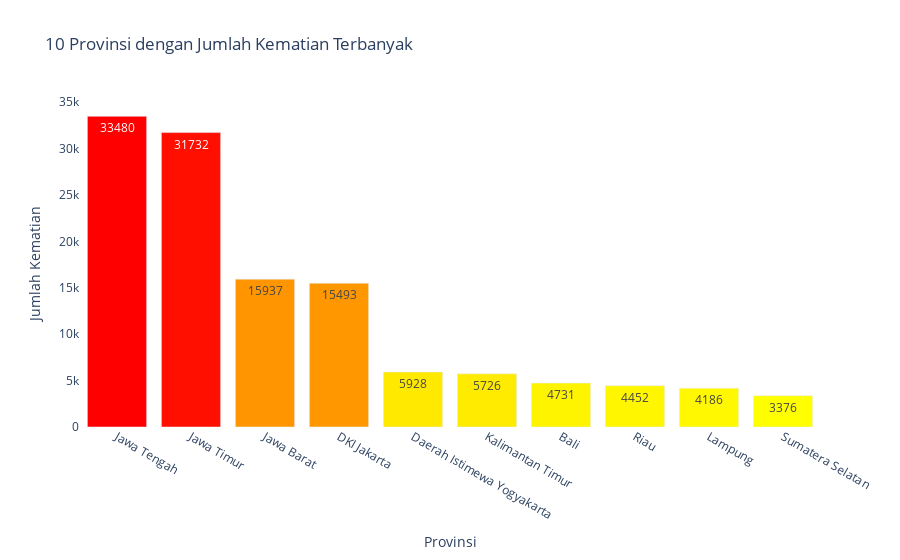

Source (notebook cell):
### Code cell
# Karena data yang ditampilkan kurang enak dipandang, maka akan dilakukan beberapa adjustment
# Memilih top 10 provinsi saja
total_death_per_province_top = total_death_per_province_sorted.head(10)

# Melakukan beberapa adjustment pada grafik agar datanya lebih enak dilihat
fig = px.bar(total_death_per_province_top, 
             x='Province',
             y='New Deaths',
             title='10 Provinsi dengan Jumlah Kematian Terbanyak',
             labels={'New Deaths':'Jumlah Kematian','Province':'Provinsi'},
             color='New Deaths',
             text='New Deaths',
             color_continuous_scale=['yellow','red'])

fig.update_layout(
    coloraxis_showscale=False, # Menonaktifkan skala warna jika tidak diperlukan
    plot_bgcolor='white' # Background putih
)

### Figure 1 — Plotly figure (JSON) as saved in the notebook; plotly's stock layout.template omitted (floating-point values rounded to 4 significant figures)
{"data": [{"alignmentgroup": "True", "hovertemplate": "Provinsi=%{x}<br>Jumlah Kematian=%{marker.color}<extra></extra>", "legendgroup": "", "marker": {"color": [33480, 31732, 15937, 15493, 5928, 5726, 4731, 4452, 4186, 3376], "coloraxis": "coloraxis", "pattern": {"shape": ""}}, "name": "", "offsetgroup": "", "orientation": "v", "showlegend": false, "text": [33480, 31732, 15937, 15493, 5928, 5726, 4731, 4452, 4186, 3376], "textposition": "auto", "type": "bar", "x": ["Jawa Tengah", "Jawa Timur", "Jawa Barat", "DKI Jakarta", "Daerah Istimewa Yogyakarta", "Kalimantan Timur", "Bali", "Riau", "Lampung", "Sumatera Selatan"], "xaxis": "x", "y": [33480, 31732, 15937, 15493, 5928, 5726, 4731, 4452, 4186, 3376], "yaxis": "y"}], "layout": {"barmode": "relative", "coloraxis": {"colorbar": {"title": {"text": "Jumlah Kematian"}}, "colorscale": [[0, "yellow"], [1, "red"]], "showscale": false}, "legend": {"tracegroupgap": 0}, "plot_bgcolor": "white", "title": {"text": "10 Provinsi dengan Jumlah Kematian Terbanyak"}, "xaxis": {"anchor": "y", "domain": [0, 1], "title": {"text": "Provinsi"}}, "yaxis": {"anchor": "x", "domain": [0, 1], "title": {"text": "Jumlah Kematian"}}}}
